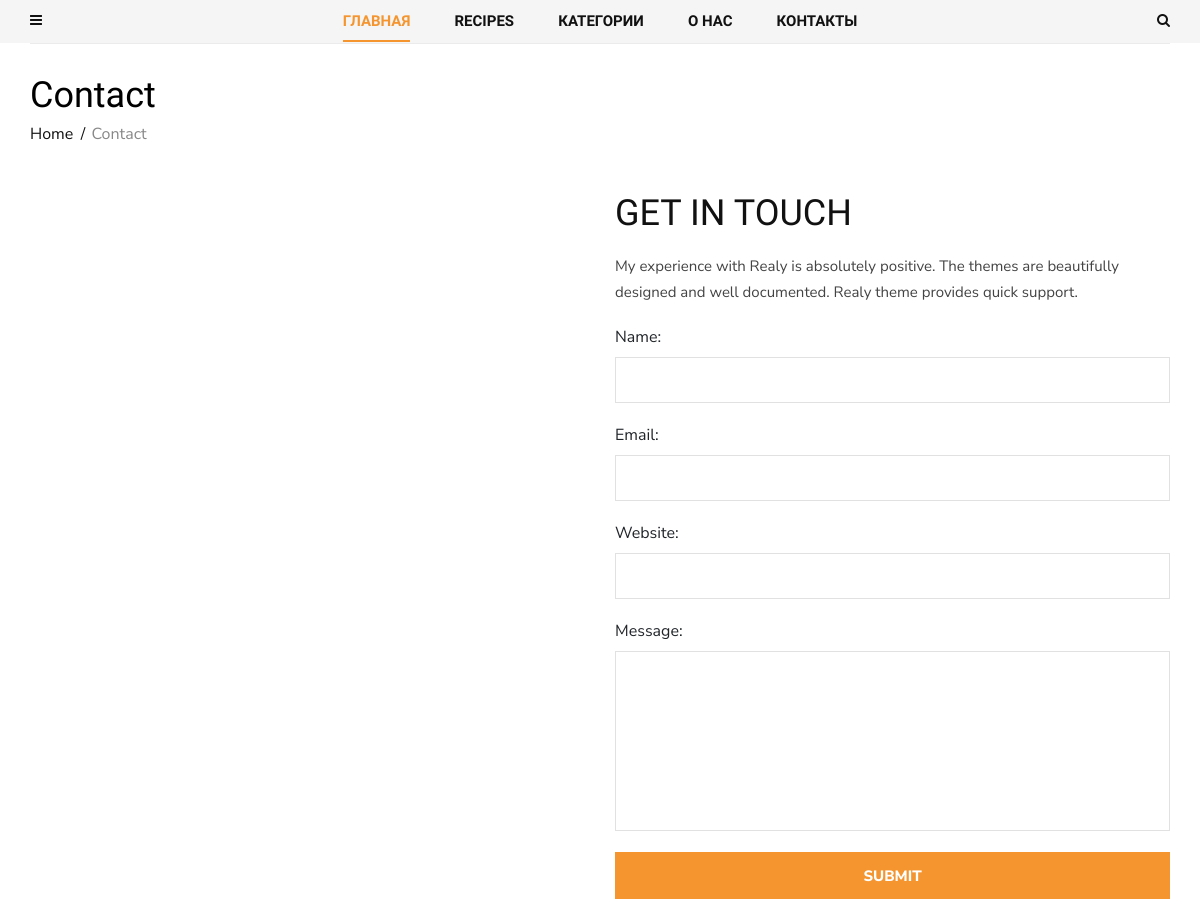
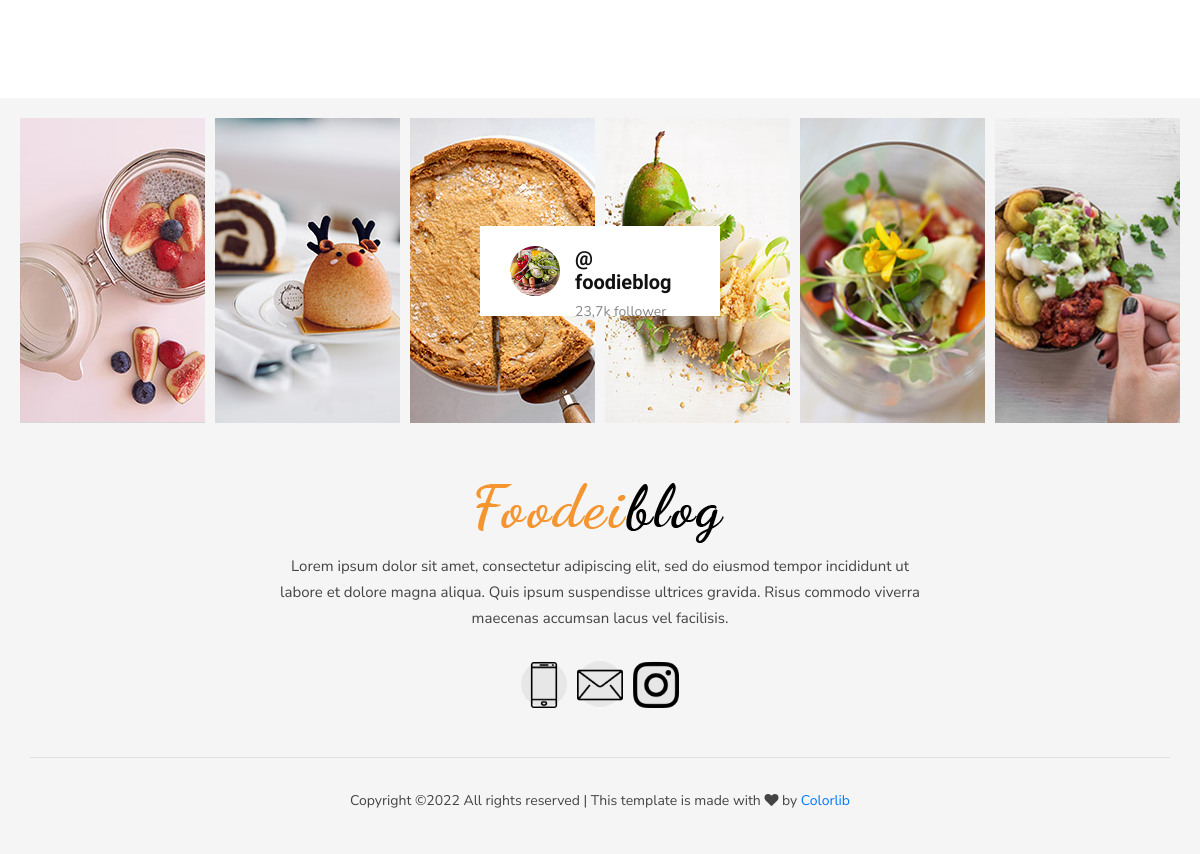
The app's page /contact/, older data (2 pictures, top to bottom).
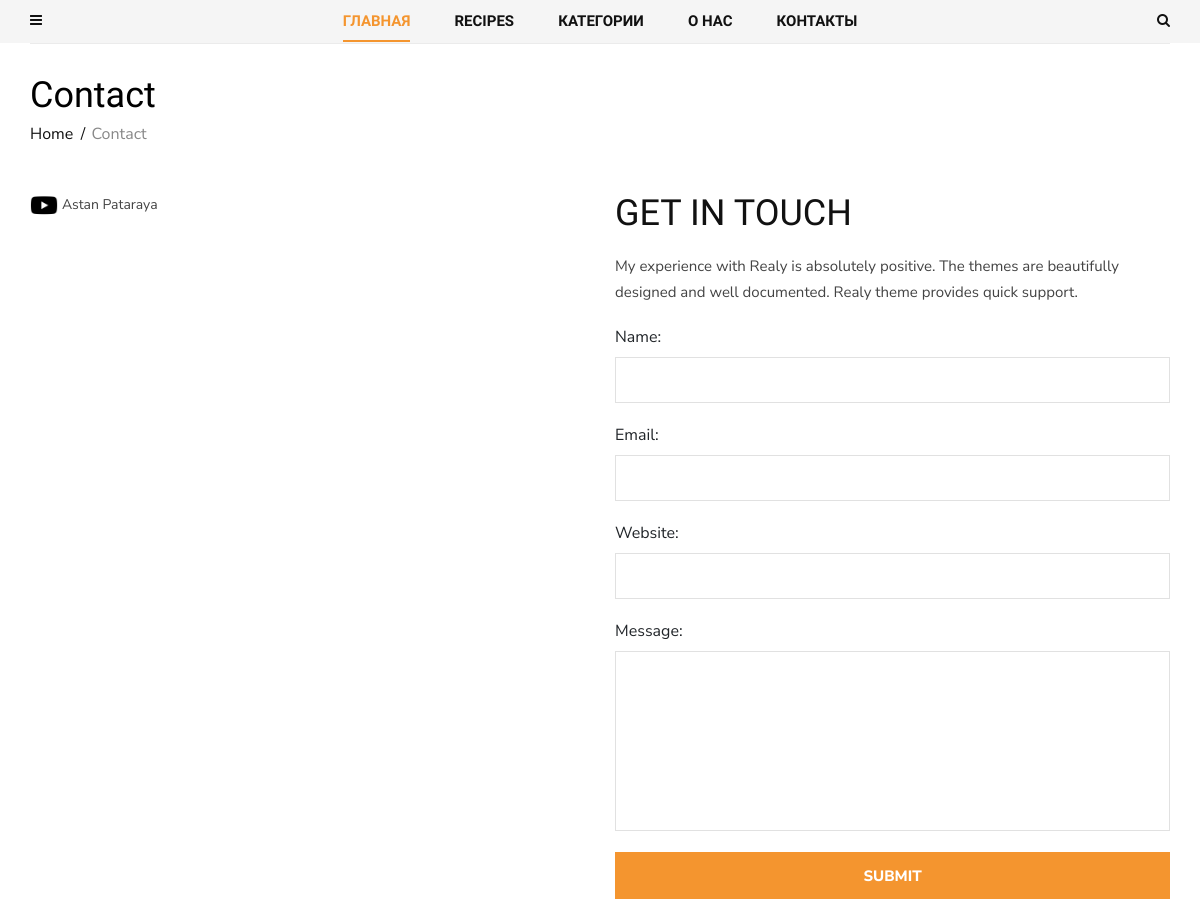
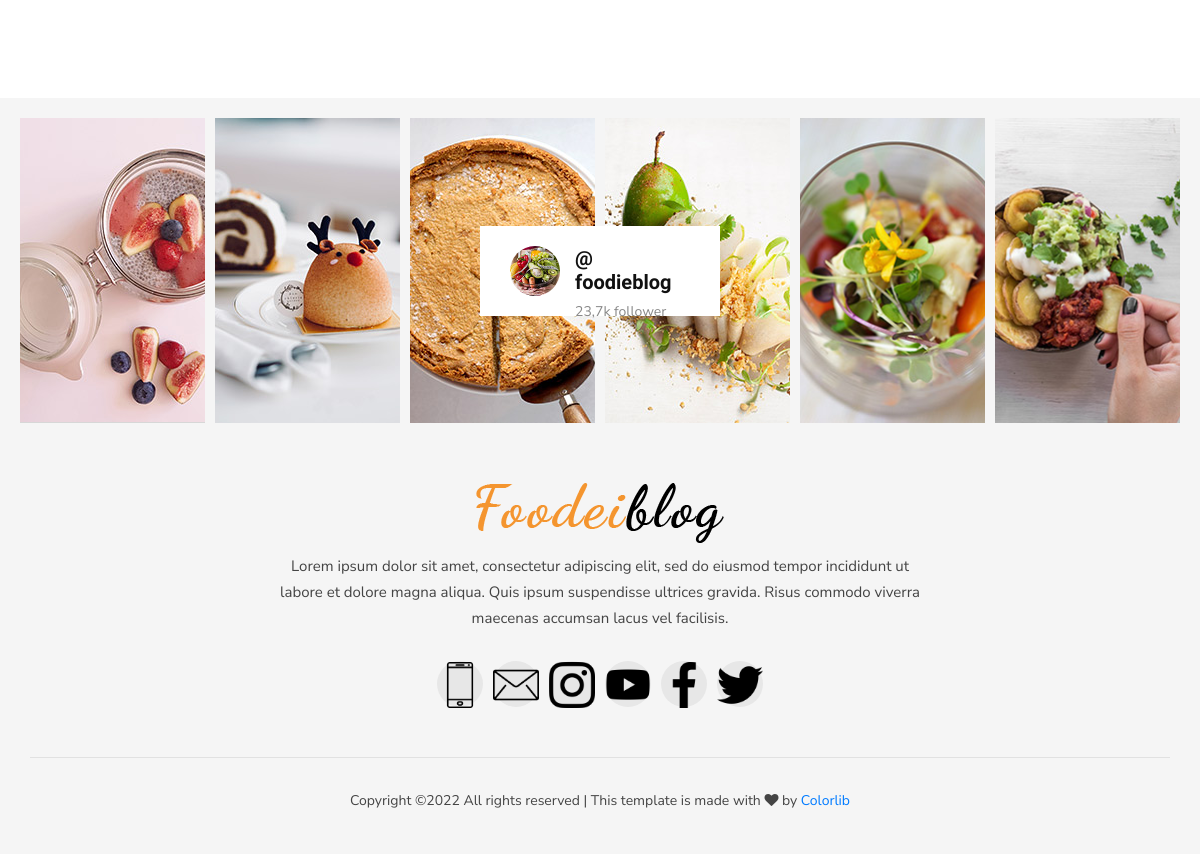
The same page, newer data (2 pictures, top to bottom).
### contact/models.py (models this page shows, shortened)
class Social(models.Model):
    icon = models.FileField(upload_to="icons/")
    name = models.CharField(max_length=200)
    link = models.URLField()

class ContactLink(models.Model):
    icon = models.FileField(upload_to="icons/")
    name = models.CharField(max_length=200)

### contact/views.py (the view)
# urls.py: path('contact/', views.ContactView.as_view(), name="contact"),
class ContactView(View):
    def get(self, request):
        contacts = ContactLink.objects.all()
        form = ContactForm()
        return render(request, 'contact/contact.html', {"contacts": contacts, "form": form})

### contact/forms.py
class ContactForm(forms.ModelForm):
    class Meta:
        model = ContactModel
        fields = '__all__'

### blog/models.py (called while the page is built)
    def get_absolute_url(self):
        return reverse("post_single", kwargs={"slug": self.category.slug, "post_slug": self.slug})

### blog/templatetags/menu_tags.py (called while the page is built)
def get_all_categories():
    return Category.objects.all()

@register.inclusion_tag('blog/include/tags/top_menu.html')
def get_categories():
    category = get_all_categories()
    return {"list_category": category}

@register.inclusion_tag('blog/include/tags/recipes_tag.html')
def get_last_posts():
    posts = Post.objects.select_related("category").order_by("-id")[:5]
    return {"list_last_post": posts}

### contact/models.py (called while the page is built)
    def get_first_image(self):
        item = self.about_images.first()
        return item.image.url

### contact/templatetags/social_tags.py (called while the page is built)
@register.simple_tag()
def get_social_links():
    return Social.objects.all()

@register.simple_tag()
def get_about():
    return About.objects.last()

### templates/contact/contact.html (shortened to what this page needs)
{% extends 'base.html' %}
{% block content %}
  <section class="contact spad">
    <div class="container">
      <div class="contact__text">
        <div class="row">
          <div class="col-lg-12">
            <div class="breadcrumb__text">
              <h2>Contact</h2>
              <div class="breadcrumb__option">
                <a href="#">Home</a>
                <span>Contact</span>
              </div>
            </div>
          </div>
        </div>
        <div class="row">
          <div class="col-lg-6 col-md-6">
            <div class="contact__widget">
              <ul>
                {% for contact in contacts %}
                  <li>
                    <img class="contact_icon" src="{{ contact.icon.url }}">
                    <span>{{ contact.name }}</span>
                  </li>
                {% endfor %}
              </ul>
            </div>
          </div>
          <div class="col-lg-6 col-md-6">
            <div class="contact__form">
              <div class="contact__form__title">
                <h2>gET IN TOUCH</h2>
                <p>My experience with Realy is absolutely positive. The themes are beautifully
                  designed
                  and well documented. Realy theme provides quick support.</p>
              </div>
              <form action="{% url 'feedback' %}" method="post">
                {{ form }}
                <button type="submit" class="site-btn">Submit</button>
              </form>
            </div>
          </div>
        </div>
      </div>
    </div>
  </section>
{% endblock content %}

### templates/footer.html (shortened to what this page needs)
{% load static social_tags cache %}
{% cache 5000 footer %}
<footer class="footer">
  <div class="container-fluid">
    <div class="footer__instagram">
      <div class="footer__instagram__avatar">
        <div class="footer__instagram__avatar--pic">
          <img src="{% static 'img/footer/instagram-avatar.jpg' %}" alt="">
        </div>
        <div class="footer__instagram__avatar--text">
          <h5>@ foodieblog</h5>
          <span>23,7k follower</span>
        </div>
      </div>
      <div class="row">
        <div class="col-lg-2 col-md-2 col-sm-4 col-6">
          <div class="footer__instagram__item set-bg" data-setbg="{% static 'img/footer/ip-1.jpg' %}"></div>
        </div>
        <div class="col-lg-2 col-md-2 col-sm-4 col-6">
          <div class="footer__instagram__item set-bg" data-setbg="{% static 'img/footer/ip-2.jpg' %}"></div>
        </div>
        <div class="col-lg-2 col-md-2 col-sm-4 col-6">
        </div>
        <div class="col-lg-2 col-md-2 col-sm-4 col-6">
        </div>
        <div class="col-lg-2 col-md-2 col-sm-4 col-6">
          <div class="footer__instagram__item set-bg" data-setbg="{% static 'img/footer/ip-5.jpg' %}"></div>
        </div>
        <div class="col-lg-2 col-md-2 col-sm-4 col-6">
          <div class="footer__instagram__item set-bg" data-setbg="{% static 'img/footer/ip-6.jpg' %}"></div>
        </div>
      </div>
    </div>
  </div>
  <div class="container">
    <div class="row">
      <div class="col-lg-12">
        <div class="footer__text">
          <div class="footer__logo">
            <a href="#"><img src="{% static 'img/logo.png' %}" alt=""></a>
          </div>
          <p>Lorem ipsum dolor sit amet, consectetur adipiscing elit, sed do eiusmod tempor
            incididunt
            ut<br/> labore et dolore magna aliqua. Quis ipsum suspendisse ultrices gravida. Risus
            commodo viverra<br/> maecenas accumsan lacus vel facilisis. </p>
          <div class="footer__social">
              {% get_social_links as social_links %}
              {% for item in social_links %}
                <a href="{{ item.link }}"><img src="{{ item.icon.url }}"></a>
              {% endfor %}
          </div>
        </div>
        <div class="footer__copyright">
          <p>
            Copyright &copy;<script>document.write(new Date().getFullYear());</script>
            All rights reserved | This template is made with <i class="fa fa-heart"
                                                                aria-hidden="true"></i> by <a
                href="https://colorlib.com" target="_blank">Colorlib</a>
          </p>
        </div>
      </div>
    </div>
  </div>
</footer>
{% endcache %}

Row changes from the older to the newer data that the page shows:
added ContactLink: icon (picture), name "Astan Pataraya"
added Social: icon (picture)
added Social: icon (picture)
added Social: icon (picture)
